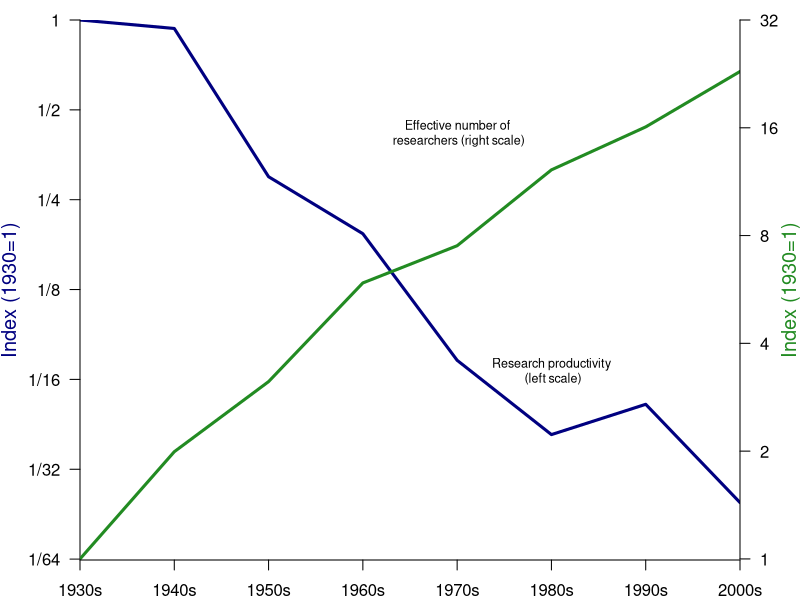

This chart was generated by the following R code:
library('readxl')

df <- read_excel('code/02_analysis/df.xlsx')

png('output/main_result_r.png', height = 400, width = 600)

par(mar = c(2, 4, 1, 3))

plot(df$Decades, df$`log2(IdeaTFP)`, 
     ylim = c(-6.01,0),
     axes = FALSE, xaxs = 'i', yaxs = 'i', 
     type = 'l', col = 'navyblue', lwd = 3,
     xlab = '', ylab = '')

axis(2, at = c(-6, -5, -4, -3, -2, -1, 0),
     labels = c('1/64', '1/32', '1/16', '1/8', '1/4', '1/2', '1'), las = 2)

text(1970, -1.25, "Effective number of\n researchers (right scale)", col = "black", cex = 0.75)

mtext('Index (1930=1)', side = 2, line = 3, col = 'navyblue', cex = 1.2)

# add right axis
par(new = TRUE)

plot(df$Decades, df$`log2(Scientists)`, 
     ylim = c(-0.01, 5),
     axes = FALSE, xaxs = 'i', yaxs = 'i', 
     type = 'l', col = 'forestgreen', lwd = 3, 
     xlab = '', ylab = '')

axis(side = 4, at = c(0, 1, 2, 3, 4, 5),
     labels = c('1', '2', '4', '8', '16', '32'), las = 2)

text(1980, 1.75, "Research productivity\n (left scale)", col = "black", cex = 0.75)

mtext('Index (1930=1)', side = 4, line = 2, col = 'forestgreen', cex = 1.2)

# add x-axis
axis(1, at = c(df$Decades),
     labels = c('1930s', '1940s', '1950s', '1960s', '1970s', '1980s', '1990s', '2000s'))

# save png in output folder
dev.off()
